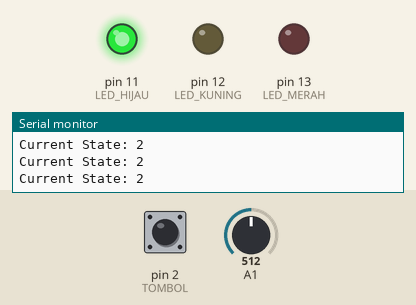
Recording of a sketch running on a simulated Arduino Uno, built with avr-gcc and run on an emulated ATmega328P. Shown: output pins drawn as LEDs (lit = HIGH), the last lines printed to the serial monitor. The inputs (shaded band) are chosen by the test bench; at power-on: A1 = 512, pin 2 (TOMBOL) HIGH.

Above: at 4.2 s.
4.3 s: A1 set to 499
At 6.1 s:
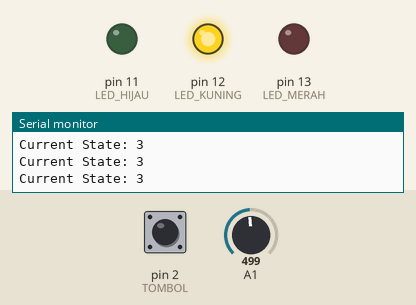
At 7.2 s:
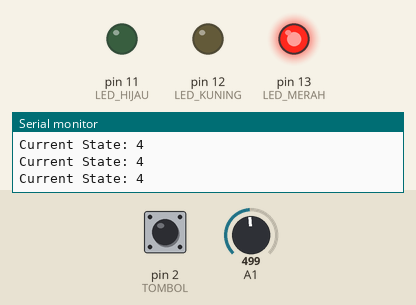
7.3 s: A1 set to 525
At 10.5 s:
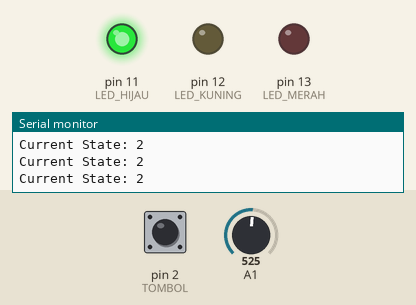
Timing chart, 0 to 12.0 s (numbered marks = the images above; inputs shaded):
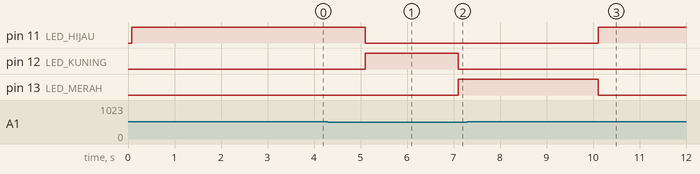

The sketch:

debug_2.ino
```cpp
#define LED_MERAH 13
#define LED_KUNING 12
#define LED_HIJAU 11
#define TOMBOL 2

int state = 1;
int input_sblm = HIGH;
int tepi_naik = HIGH;
unsigned long waktu_debouncing = 0;
unsigned long delay_debouncing = 50;
int input = LOW;
int kondisi_sblm = LOW;
unsigned long waktu_state = 0;
unsigned long delay_state2; //hijau
unsigned long delay_state3 = 2000; //kuning
unsigned long delay_state4; //merah

void state_1();
void state_2();
void state_3();
void state_4();

void setup() {
  pinMode(LED_MERAH, OUTPUT);
  pinMode(LED_KUNING, OUTPUT);
  pinMode(LED_HIJAU, OUTPUT);
  pinMode(TOMBOL, INPUT_PULLUP);

  Serial.begin(9600);
}
void loop() {
  int potensio = analogRead(A1);
  int kondisi = digitalRead(TOMBOL);

  if (kondisi != kondisi_sblm) {
    waktu_debouncing = millis();
  }
  if ((millis() - waktu_debouncing) > delay_debouncing) {
    if (kondisi != input) {
      input = kondisi;
    }
  }

  kondisi_sblm = kondisi;
  //untuk debouncing
  if (input == LOW && input_sblm == HIGH) {
    input_sblm = input;}
  else if (input == HIGH && input_sblm == LOW) {
    input_sblm = input;
    tepi_naik = LOW;
  }

  if(potensio >= 512 && potensio <= 1023){
    delay_state2 = 10000; //hijau
    delay_state4 = 3000; //merah
  }
  else if(potensio >= 0 && potensio <= 511){
    delay_state2 = 5000; //hijau
    delay_state4 = 8000; //merah
  }

  switch (state) {
    case 1:
      state_1();
      if (tepi_naik == LOW) {
        state = 2;
        waktu_state = millis();
      }
      break;
    case 2:
      state_2();
      if ((millis() - waktu_state) > delay_state2) {
        state = 3;
        waktu_state = millis();
      }
      break;
    case 3:
      state_3();
      if ((millis() - waktu_state) > delay_state3) {
        state = 4;
        waktu_state = millis();
      }
      break;
    case 4:
      state_4();
      if ((millis() - waktu_state) > delay_state4) {
        state = 2;
        waktu_state = millis();
      }
      break;
    }
    tepi_naik = HIGH;
    Serial.print("Current State: ");
    Serial.println(state);
}

void state_1() {
  digitalWrite(LED_MERAH, LOW);
  digitalWrite(LED_KUNING, LOW);
  digitalWrite(LED_HIJAU, LOW);
  }
void state_2() {
  digitalWrite(LED_MERAH, LOW);
  digitalWrite(LED_HIJAU, HIGH);
  digitalWrite(LED_KUNING, LOW);
  }
void state_3() {
  digitalWrite(LED_MERAH, LOW);
  digitalWrite(LED_KUNING, HIGH);
  digitalWrite(LED_HIJAU, LOW);
}
  void state_4() {
  digitalWrite(LED_MERAH, HIGH);
  digitalWrite(LED_HIJAU, LOW);
  digitalWrite(LED_KUNING, LOW);
}
```

Measured:
- the behaviour switches between 511 and 512 on A1 (found by bisection; images 2 and 3)
- after the input at 4.3 s, pin 11 (LED_HIJAU): HIGH → LOW after 0.80 s; pin 12 (LED_KUNING): LOW → HIGH after 0.80 s, → LOW 2.0 s later; pin 13 (LED_MERAH): LOW → HIGH after 2.8 s
- after the input at 7.3 s, pin 11 (LED_HIJAU): LOW → HIGH after 2.8 s; pin 13 (LED_MERAH): HIGH → LOW after 2.8 s
